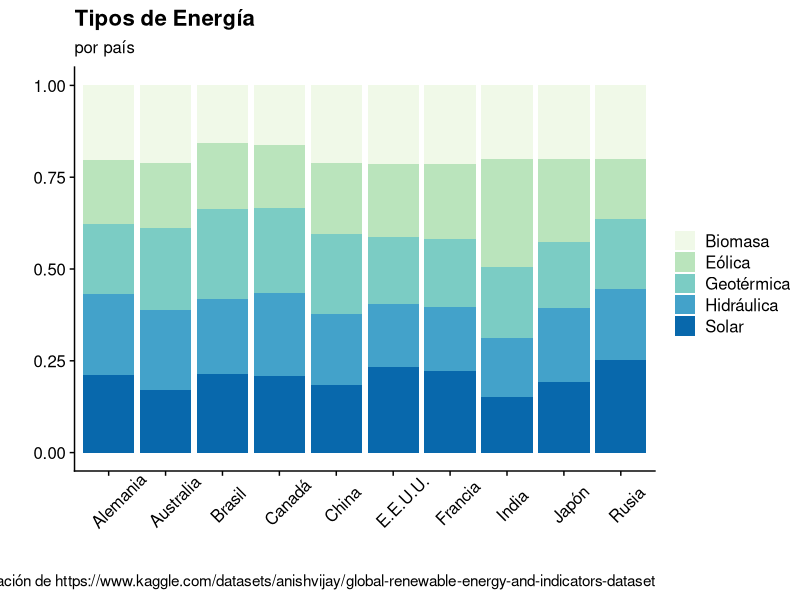
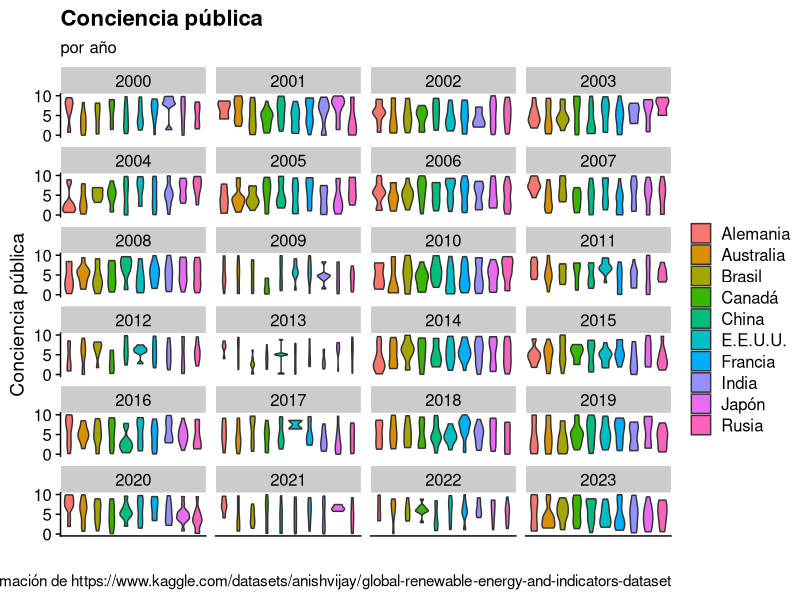
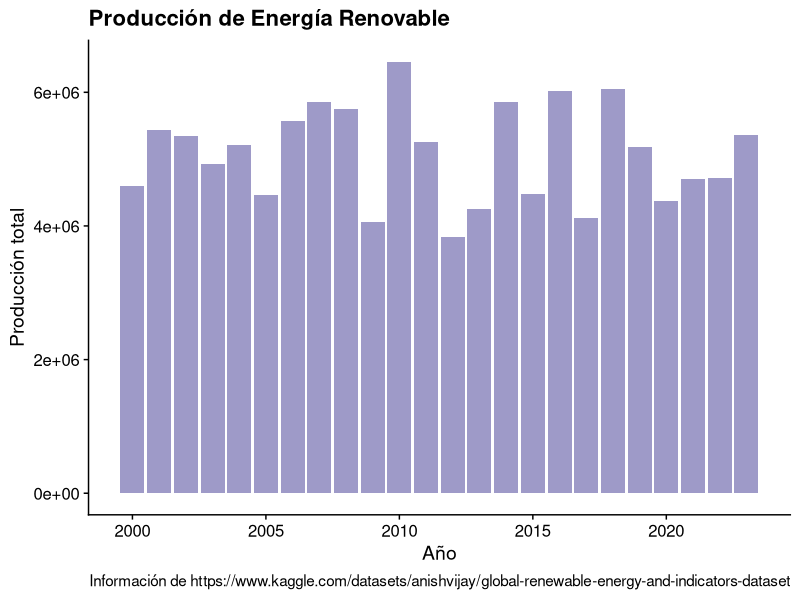
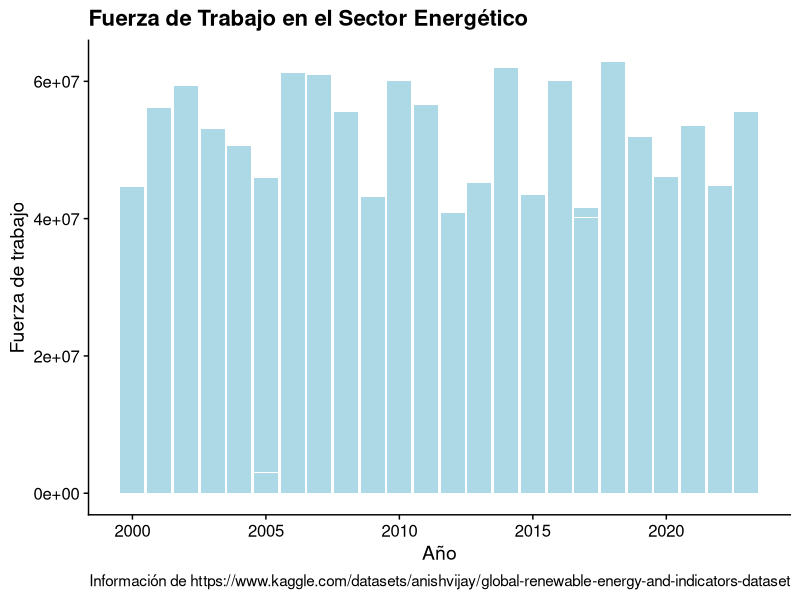
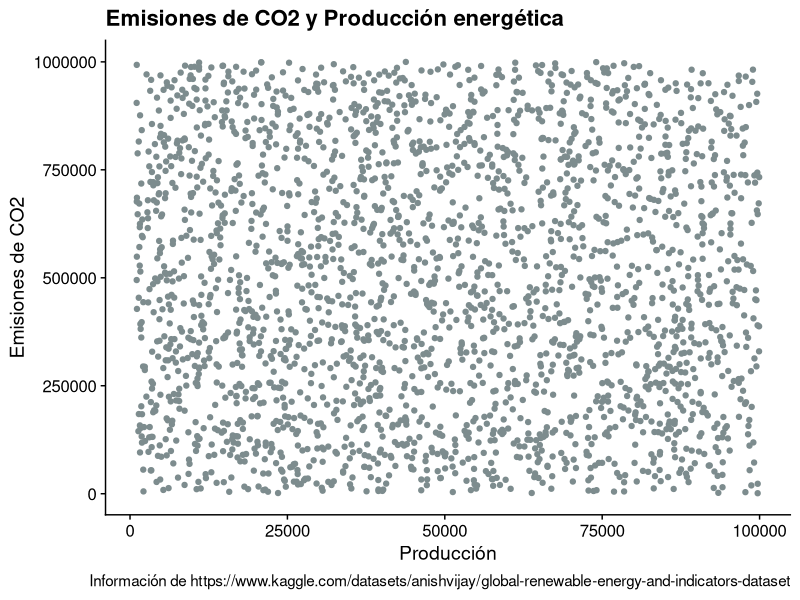
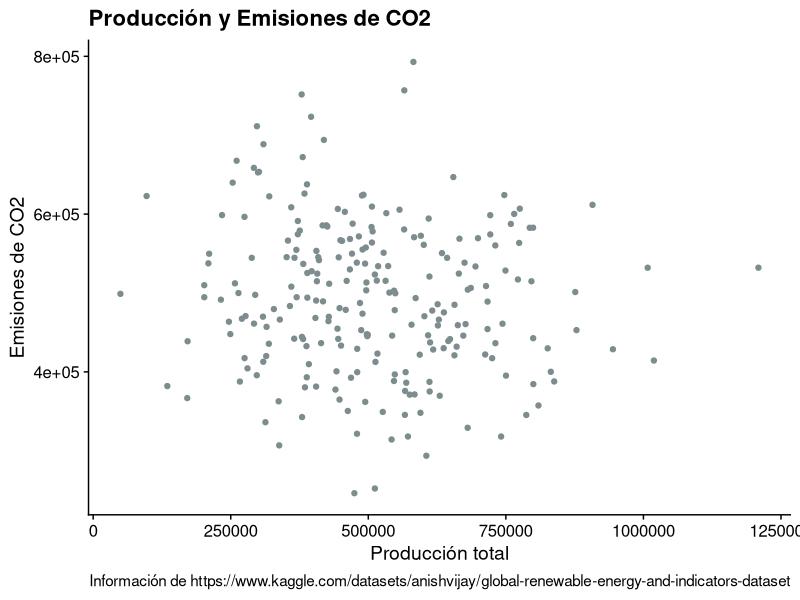
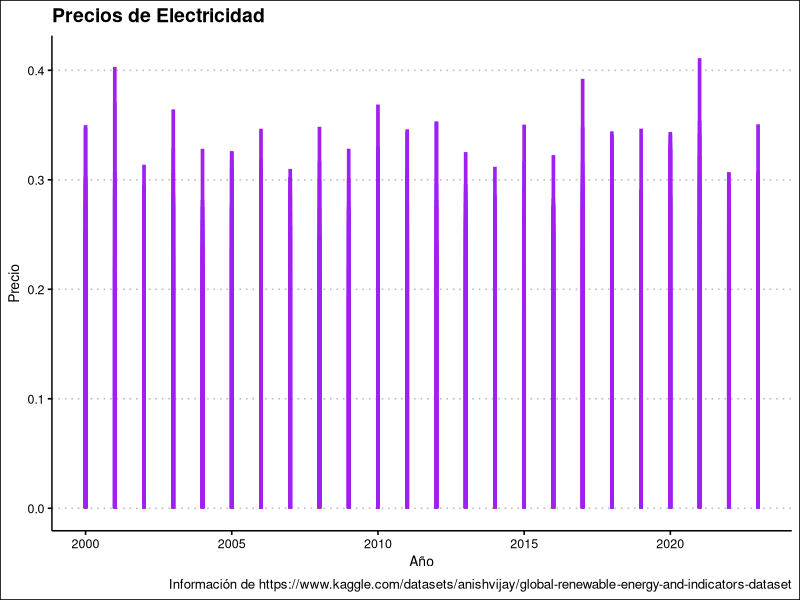
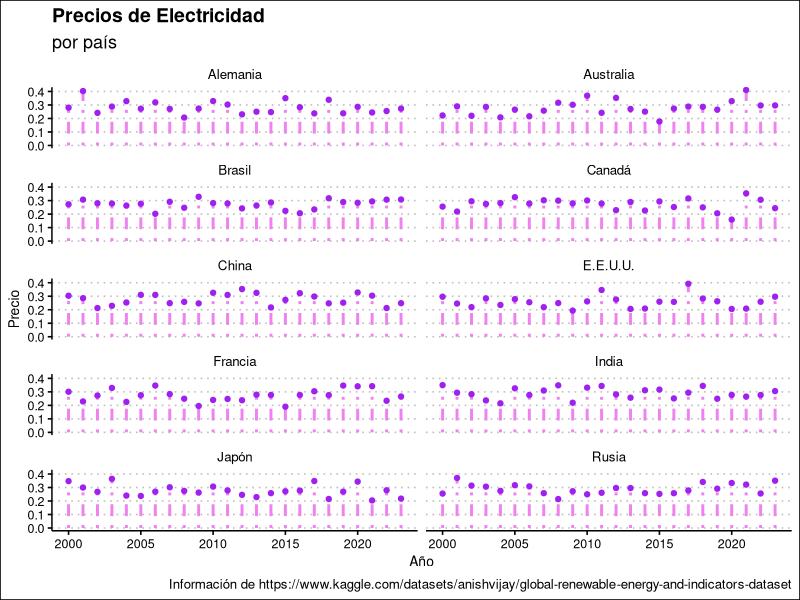

These charts were generated, in order, by the following R code:
## ---- chunk 1
#| messages: FALSE
#| warnings: FALSE
#| echo: FALSE
library(ggplot2)
library(dplyr)
library(palmerpenguins)
library(ggthemes)
library(knitr)
library(cowplot)
library(tidyr)
library(purrr)
## ---- chunk 2
original <- read.csv("data/complete_renewable_energy_dataset.csv")
df <- original|> mutate(Country = case_when(
  Country == "Brazil"~"Brasil", Country == "Canada" ~ "Canadá", 
  Country == "France"~"Francia", Country == "Germany"~"Alemania", 
  Country == "Japan"~"Japón", Country == "Russia"~"Rusia", 
  Country == "USA"~"E.E.U.U.", Country == "Australia"~"Australia",
  Country == "China"~"China", Country == "India"~"India",
  TRUE~"Other")) %>% mutate(Energy.Type = case_when(
  Energy.Type == "Solar"~"Solar", Energy.Type == "Biomass" ~ "Biomasa", 
  Energy.Type == "Wind"~"Eólica", Energy.Type == "Hydro"~"Hidráulica", 
  Energy.Type == "Geothermal"~"Geotérmica", TRUE~"Other"))
df$Government.Policies <- as.logical(original$Government.Policies)
df$Renewable.Energy.Targets <- as.logical(original$Renewable.Energy.Targets)
df$Energy.Efficiency.Programs <- as.logical(original$Energy.Efficiency.Programs)
df$Energy.Market.Liberalization <- as.logical(original$Energy.Efficiency.Programs)
df$Technology.Transfer.Agreements <- as.logical(original$Technology.Transfer.Agreements)
df$Renewable.Energy.Education.Programs <- as.logical(original$Renewable.Energy.Education.Programs)
df$Natural.Disasters <- as.logical(original$Natural.Disasters)
df$Public.Private.Partnerships.in.Energy <- as.logical(original$Public.Private.Partnerships.in.Energy)
df$Regional.Renewable.Energy.Cooperation <- as.logical(original$Regional.Renewable.Energy.Cooperation)
## ---- chunk 3
most_important <- select(df, c("Country", "Year", "Production..GWh.", "R.D.Expenditure",  "Energy.Storage.Capacity", "Energy.Consumption", "Energy.Imports", "Energy.Exports", "Government.Policies", "Energy.Efficiency.Programs", "Energy.Type", , "CO2.Emissions",  "Investments..USD.", "Public.Awareness", "Educational.Level", "Political.Stability", "Corruption.Perception.Index", "Control.of.Corruption", "Proportion.of.Energy.from.Renewables", "Electricity.Prices", "Renewable.Energy.Education.Programs",  "Energy.Sector.Workforce"))
most_important <- most_important[order(most_important$Year),]
colnames(most_important)
## ---- chunk 4
#| messages: FALSE
#| warnings: FALSE
#| fig-width: 8
#| label: fig-2.1
ggplot(df, aes(x = Country, fill = Energy.Type)) +
  geom_bar(position = "fill") +
  scale_fill_brewer(type = "seq", palette = 4)  +
  labs(
    title = "Tipos de Energía",
    subtitle = "por país",
    x = "",
    y = "",
    fill = "",
    caption= "Información de https://www.kaggle.com/datasets/anishvijay/global-renewable-energy-and-indicators-dataset") +
  cowplot::theme_cowplot() +
  theme(axis.text.x = element_text(angle=45, vjust=.5, hjust=0.3))
## ---- chunk 5
#| messages: FALSE
#| warnings: FALSE
#| fig-width: 8
#| fig-height: 10
#| label: fig-2.2
ggplot(df, aes(x=Country, y=Public.Awareness, fill=Country)) + 
  geom_violin() +
  facet_wrap(~Year, ncol = 4) +
  scale_color_brewer(type = "qual", palette = 2)  +
  labs(
    title = "Conciencia pública",
    subtitle = "por año",
    x = "",
    y = "Conciencia pública",
    fill = "",
    caption= "Información de https://www.kaggle.com/datasets/anishvijay/global-renewable-energy-and-indicators-dataset") +
  scale_y_continuous(breaks=c(0.0,5.0, 10.0)) +
  theme_cowplot()+
  theme(axis.ticks.x = element_blank(), axis.text.x = element_blank())
## ---- chunk 6
#| messages: FALSE
#| warnings: FALSE
#| fig-width: 8
#| label: fig-2.3
ggplot(df, aes(x = Year, y = Production..GWh.)) +
  geom_col(fill = "#9e9ac8") +
  labs(
    title = "Producción de Energía Renovable",
    x = "Año",
    y = "Producción total",
    caption= "Información de https://www.kaggle.com/datasets/anishvijay/global-renewable-energy-and-indicators-dataset") +
  theme_cowplot()
## ---- chunk 7
#| messages: FALSE
#| warnings: FALSE
#| fig-width: 8
#| label: fig-2.4
ggplot(df, aes(x = Year, y = Energy.Sector.Workforce)) +
  geom_col(fill = "lightblue") +
  labs(
    title = "Fuerza de Trabajo en el Sector Energético",
    x = "Año",
    y = "Fuerza de trabajo",
    caption= "Información de https://www.kaggle.com/datasets/anishvijay/global-renewable-energy-and-indicators-dataset") +
  theme_cowplot()+
  theme()
## ---- chunk 8
#| messages: FALSE
#| warnings: FALSE
#| fig-width: 8
#| label: fig-2.5
ggplot(df, aes(x = Production..GWh., y = CO2.Emissions)) +
  geom_point(color = "#7d8c8e")+
  labs(
    title = "Emisiones de CO2 y Producción energética",
    x = "Producción",
    y = "Emisiones de CO2",
    caption= "Información de https://www.kaggle.com/datasets/anishvijay/global-renewable-energy-and-indicators-dataset")+
  theme_cowplot()
## ---- chunk 9
#| messages: FALSE
#| warnings: FALSE
annual <- df %>% group_by(Year, Country) %>% summarise(avg_electricity_price = mean(Electricity.Prices), avg_production = sum(Production..GWh.), avg_investment = sum(Investments..USD.), avg_CO2_emissions = mean(CO2.Emissions))
annual
## ---- chunk 10
#| messages: FALSE
#| warnings: FALSE
#| fig-width: 8
#| label: fig-2.6
ggplot(annual, aes(x = avg_production, y = avg_CO2_emissions)) +
  geom_jitter(color = "#7d8c8e")+
  labs(
    title = "Producción y Emisiones de CO2",
    x = "Producción total",
    y = "Emisiones de CO2",
    caption= "Información de https://www.kaggle.com/datasets/anishvijay/global-renewable-energy-and-indicators-dataset")+
  theme_cowplot()+
  theme()
## ---- chunk 11
#| messages: FALSE
#| warnings: FALSE
#| fig-width: 8
#| label: fig-2.7
ggplot(annual, aes(x=Year, y=avg_electricity_price)) +
  geom_segment( aes(x=Year, xend=Year, y=0, yend=avg_electricity_price) , color="purple", lwd = 1.25) +
  labs(
    title = "Precios de Electricidad",
    x = "Año",
    y = "Precio",
    caption= "Información de https://www.kaggle.com/datasets/anishvijay/global-renewable-energy-and-indicators-dataset") +
  theme_clean()
## ---- chunk 12
#| messages: FALSE
#| warnings: FALSE
#| fig-width: 8
#| fig-height: 10
#| label: fig-2.8
ggplot(annual, aes(x=Year, y=avg_electricity_price)) +
  geom_segment( aes(x=Year, xend=Year, y=0, yend=avg_electricity_price) , size=1, color="violet", linetype="dotdash" ) +
  geom_point(color = "purple") +
  facet_wrap(~Country, ncol = 2) +
  labs(
    title = "Precios de Electricidad",
    subtitle = "por país",
    x = "Año",
    y = "Precio",
    caption= "Información de https://www.kaggle.com/datasets/anishvijay/global-renewable-energy-and-indicators-dataset") +
  theme_clean()
## ---- chunk 13
variables <- data.frame(
  Variable = c(
    "Precios de la electricidad",
    "Producción",
    "Estabilidad Política",
    "Conciencia pública"
  ),
  Importancia = c(
    "La electricidad es un aspecto fundamental para determinar la calidad de vida de las personas, pues permite realizar varias actividades cotidianas, como cocinar o mantener el calor.",
    "Permite visualizar la evolución de los indicadores de bienestar con respecto a los cambios en producción energética; de modo que se pueda concluir el impacto que tiene la energía renovable en la sociedad.",
    "El contexto político de los países está estrechamente relacionado con la calidad de vida de los habitantes; se pretende relacionar dicha estabilidad con la producción de energías renovables.",
    "La aceptación pública es un factor importante en la cantidad de inversión destinada a la producción o desarrollo de energías renovables. La aceptación pública depende de la información disponible al público general, como los programas educativos y su nivel educativo."
  )
)
kable(variables, caption = "Tabla de Variables Relevantes")
## ---- chunk 14
kable(head(most_important, 20), "simple")
## ---- chunk 15
summary(most_important)
## ---- chunk 16
annual <- df %>% group_by(Year, Country) %>% summarise(avg_electricity_price = mean(Electricity.Prices), avg_production = sum(Production..GWh.), avg_investment = sum(Investments..USD.), avg_CO2_emissions = mean(CO2.Emissions))
annual
## ---- chunk 17
#| messages: FALSE
#| warnings: FALSE
#| fig-width: 8
#| fig-height: 10
#| label: fig-2.9
ggplot(annual, aes(x = Year, y = avg_electricity_price)) +
  geom_line() +
  geom_point(color = "#602388")+
  facet_wrap(~Country, ncol = 3) +
  labs(
    title = "Precios de Electricidad",
    subtitle = "por país",
    x = "Año",
    y = "Precio",
    caption= "Información de https://www.kaggle.com/datasets/anishvijay/global-renewable-energy-and-indicators-dataset")+
  scale_x_continuous(breaks=c(2000, 2010, 2020))+
  theme_clean()
## ---- chunk 18
#| messages: FALSE
#| warnings: FALSE
#| fig-width: 8
#| fig-height: 8
#| label: fig-2.10
ggplot(annual, aes(x = Year, y = avg_production)) +
  geom_line() +
  geom_point(color = "#51c0a5")+
  facet_wrap(~Country, ncol = 3) +
  labs(
    title = "Producción Energética",
    subtitle = "por país",
    x = "Año",
    y = "Producción",
    caption= "Información de https://www.kaggle.com/datasets/anishvijay/global-renewable-energy-and-indicators-dataset")+
  scale_x_continuous(breaks=c(2000, 2010, 2020))+
  theme_clean()
## ---- chunk 19
#| messages: FALSE
#| warnings: FALSE
#| fig-width: 10
#| fig-height: 8
#| label: fig-2.11
ggplot(annual, aes(x = avg_production, y = avg_electricity_price))+
  geom_point(color = "#602388")+
  geom_line()+
  facet_wrap(~Country, ncol = 2) +
  labs(
    title = "Producción y Precios de Electricidad",
    subtitle = "por país",
    x = "Producción",
    y = "Precio",
    caption= "Información de https://www.kaggle.com/datasets/anishvijay/global-renewable-energy-and-indicators-dataset") +
  scale_y_continuous(breaks=c(0.20, 0.30, 0.4))+
  scale_x_continuous(breaks=c(0, 625000, 1200000))+
  theme_clean()
## ---- chunk 20
#| messages: FALSE
#| warnings: FALSE
#| fig-width: 8
#| fig-heigth: 50
#| label: fig-2.12
ggplot(annual, aes(x = Year, y = avg_CO2_emissions)) +
  geom_col(fill = "#7d8c8e") +
  facet_wrap(~Country, ncol = 2) +
  labs(
    title = "Emisiones Totales de CO2",
    subtitle = "por país",
    x = "Año",
    y = "Emisiones de CO2",
    caption= "Información de https://www.kaggle.com/datasets/anishvijay/global-renewable-energy-and-indicators-dataset") +
  theme_cowplot() +
  scale_y_continuous(breaks=c(3e+05, 5e+05, 7e+05)) +
  scale_x_continuous(breaks = c(2000, 2010, 2020))
## ---- chunk 21
#| messages: FALSE
#| warnings: FALSE
#| fig-width: 10
#| fig-height: 10
#| label: fig-2.13
ggplot(annual, aes(x = avg_production, y = avg_CO2_emissions)) +
  geom_point(color = "#7d8c8e")+
  labs(
    title = "Producción y Emisiones de CO2",
    subtitle = "por país",
    x = "Producción",
    y = "Emisiones de CO2",
    caption= "Información de https://www.kaggle.com/datasets/anishvijay/global-renewable-energy-and-indicators-dataset") +
  facet_wrap(~Country, ncol=2)+
  scale_x_continuous(breaks=c(0, 500000, 1000000))+
  theme_cowplot()
## ---- chunk 22
#| messages: FALSE
#| warnings: FALSE
#| fig-width: 8
ggplot(annual, aes(x = avg_production, y = avg_CO2_emissions)) +
  geom_jitter(color = "#7d8c8e")+
  labs(
    title = "Producción y Emisiones de CO2",
    x = "Producción total",
    y = "Emisiones de CO2",
    caption= "Información de https://www.kaggle.com/datasets/anishvijay/global-renewable-energy-and-indicators-dataset")+
  theme_cowplot()+
  theme()
## ---- chunk 23
#| messages: FALSE
#| warnings: FALSE
#| fig-width: 8
ggplot(annual, aes(x=Year, y=avg_electricity_price)) +
  geom_segment( aes(x=Year, xend=Year, y=0, yend=avg_electricity_price) , color="purple", lwd = 1.25) +
  labs(
    title = "Precios de Electricidad",
    x = "Año",
    y = "Precio",
    caption= "Información de https://www.kaggle.com/datasets/anishvijay/global-renewable-energy-and-indicators-dataset") +
  theme_clean()
## ---- chunk 24
#| messages: FALSE
#| warnings: FALSE
#| fig-width: 8
#| fig-height: 10
ggplot(annual, aes(x=Year, y=avg_electricity_price)) +
  geom_segment( aes(x=Year, xend=Year, y=0, yend=avg_electricity_price) , size=1, color="violet", linetype="dotdash" ) +
  geom_point(color = "purple") +
  facet_wrap(~Country, ncol = 2) +
  labs(
    title = "Precios de Electricidad",
    subtitle = "por país",
    x = "Año",
    y = "Precio",
    caption= "Información de https://www.kaggle.com/datasets/anishvijay/global-renewable-energy-and-indicators-dataset") +
  theme_clean()
